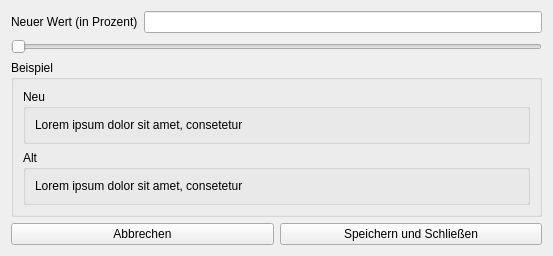
<?xml version="1.0" encoding="UTF-8"?>
<ui version="4.0">
 <class>Form</class>
 <widget class="QWidget" name="Form">
  <property name="geometry">
   <rect>
    <x>0</x>
    <y>0</y>
    <width>553</width>
    <height>238</height>
   </rect>
  </property>
  <property name="windowTitle">
   <string>Mindestübereinstimmung festlegen</string>
  </property>
  <layout class="QVBoxLayout" name="verticalLayout">
   <item>
    <layout class="QHBoxLayout" name="horizontalLayout_2">
     <item>
      <widget class="QLabel" name="label">
       <property name="text">
        <string>Neuer Wert (in Prozent)</string>
       </property>
      </widget>
     </item>
     <item>
      <widget class="QLineEdit" name="lENeuerWert"/>
     </item>
    </layout>
   </item>
   <item>
    <widget class="QSlider" name="hSNeuerWert">
     <property name="orientation">
      <enum>Qt::Horizontal</enum>
     </property>
    </widget>
   </item>
   <item>
    <layout class="QVBoxLayout" name="verticalLayout_2">
     <item>
      <widget class="QGroupBox" name="groupBox">
       <property name="title">
        <string>Beispiel</string>
       </property>
       <layout class="QVBoxLayout" name="verticalLayout_3">
        <item>
         <widget class="QGroupBox" name="groupBox_2">
          <property name="title">
           <string>Neu</string>
          </property>
          <layout class="QVBoxLayout" name="verticalLayout_4">
           <item>
            <widget class="QLabel" name="labTextNeu">
             <property name="text">
              <string>Lorem ipsum dolor sit amet, consetetur</string>
             </property>
            </widget>
           </item>
          </layout>
         </widget>
        </item>
        <item>
         <widget class="QGroupBox" name="groupBox_3">
          <property name="title">
           <string>Alt</string>
          </property>
          <layout class="QVBoxLayout" name="verticalLayout_5">
           <item>
            <widget class="QLabel" name="labTextAlt">
             <property name="text">
              <string>Lorem ipsum dolor sit amet, consetetur</string>
             </property>
            </widget>
           </item>
          </layout>
         </widget>
        </item>
       </layout>
      </widget>
     </item>
    </layout>
   </item>
   <item>
    <layout class="QHBoxLayout" name="horizontalLayout">
     <item>
      <widget class="QPushButton" name="btnAbbrechen">
       <property name="text">
        <string>Abbrechen</string>
       </property>
      </widget>
     </item>
     <item>
      <widget class="QPushButton" name="btnSpeichernUSchliessen">
       <property name="text">
        <string>Speichern und Schließen</string>
       </property>
      </widget>
     </item>
    </layout>
   </item>
  </layout>
 </widget>
 <resources/>
 <connections/>
</ui>
